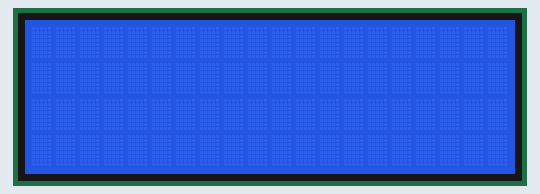
This sketch was run on a simulated Arduino Uno, built with avr-gcc and run on an emulated ATmega328P. Parts: 20×4 character LCD.

Above: at 0.1 s.
At 2.1 s:
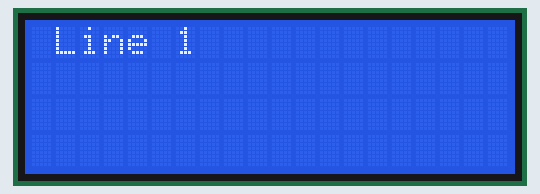
At 2.6 s:
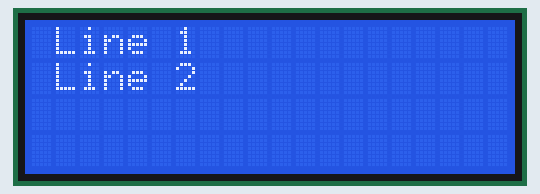
At 3.1 s:
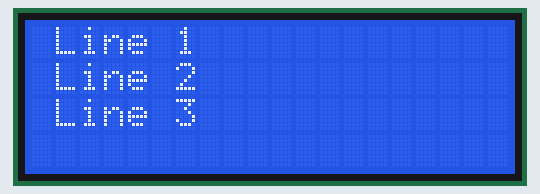
At 3.6 s:
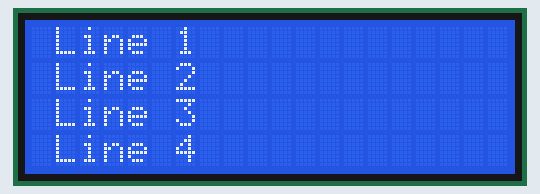

Measured:
- by itself, everything shown: repeats every 4.5 s, in 5 steps
- what the display in image 1 shows lasts 0.5 s, from 2.1 s to 2.6 s
- what the display in image 4 shows lasts 2.0 s, from 3.6 s to 5.6 s

The sketch:

i2c_lcd.ino
```cpp
#include <Wire.h>
    #include <LiquidCrystal_I2C.h>
    LiquidCrystal_I2C lcd(0x27,20,4);
   // LiquidCrystal_I2C lcd(0x20 ,2,1,0,4,5,6,7,3);  //I2C address for PCF8574 in proteus
    void setup()
    {
     lcd.begin(20, 4);
     lcd.backlight();

    }
    void loop()
    {
      {
      delay(1000);
      lcd.clear();
      delay(1000);
      lcd.setCursor(1,0);
      lcd.print("Line 1");
      delay(500);
      lcd.setCursor(1,1);
      lcd.print("Line 2");
      delay(500);
      lcd.setCursor(1,2);
      lcd.print("Line 3");
      delay(500);
      lcd.setCursor(1,3);
      lcd.print("Line 4");
      delay(1000);
      }
    }
```
